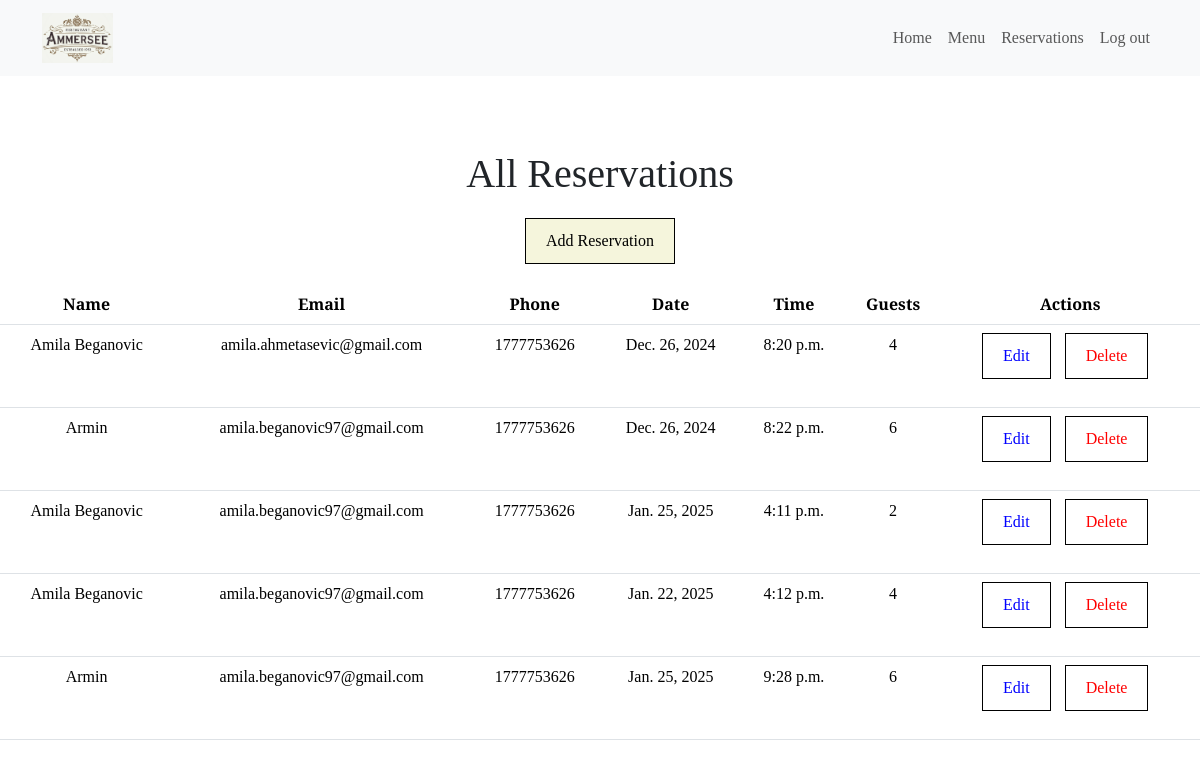
Page /restaurant/admin/reservations/ (signed in) on the earlier database version.
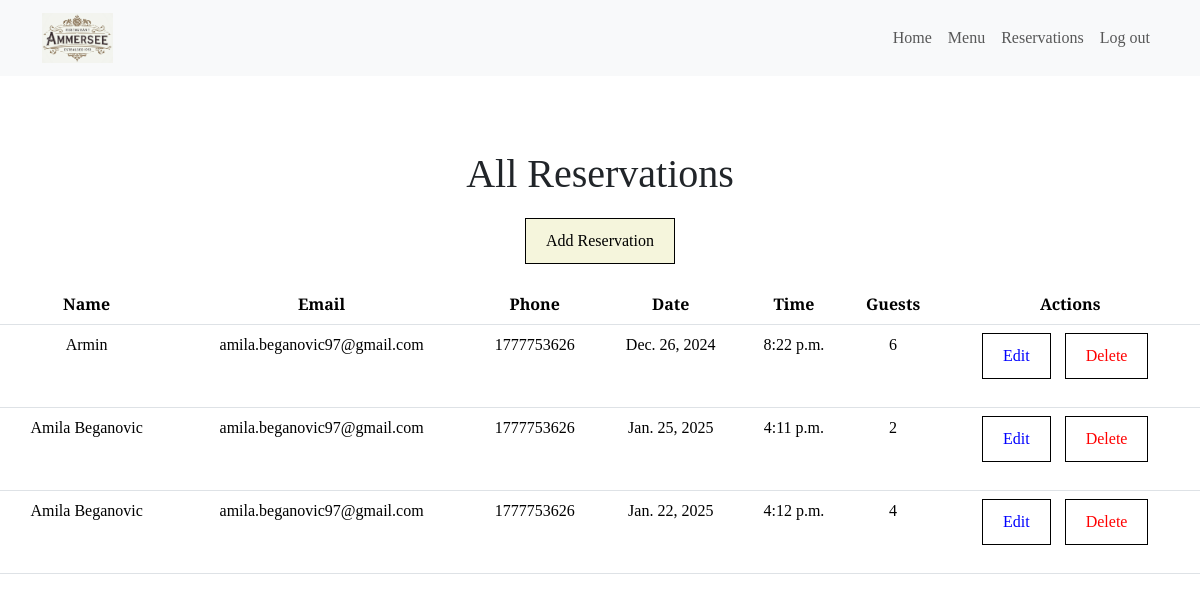
Same page on the later database version.
### restaurant/models.py (models this page shows, shortened)
class Reservation(models.Model):
    time = models.TimeField(blank=False, null=False)
    num_people = models.IntegerField(
        validators=[MinValueValidator(1)]  # Ensure the number of people is at least 1
    )
    name = models.CharField(max_length=200)
    email = models.EmailField(validators=[EmailValidator()], blank=True, null=True)  # Allow blank email
    phone = models.CharField(
        max_length=20, validators=[RegexValidator(r"^\+?\d{9,15}$")]  # Validate phone number format
    )
    date = models.DateField(validators=[validate_future_date])  # Use the custom validator
    user = models.ForeignKey(
        settings.AUTH_USER_MODEL, on_delete=models.CASCADE, null=True, blank=True  # Link to the User model
    )

### restaurant/views.py (the view)
# urls.py: path("admin/reservations/", views.admin_reservations, name="admin_reservations"),
@login_required
@user_passes_test(lambda u: u.is_superuser)
def admin_reservations(request):
    reservations = Reservation.objects.all()
    context = {"reservations": reservations}
    return render(request, "reservations/admin_reservations.html", context)

### restaurant/templates/reservations/admin_reservations.html (shortened to what this page needs)
{% extends 'base.html' %}
{% block content %}
{% load static %}
<div class="reservations-container">
  <h1>All Reservations</h1>
  {% if user.is_superuser %}
  <a href="{% url 'restaurant:add_reservation' %}">Add Reservation</a> <br>
  {% endif %}
  <table class="table">
    <thead>
      <tr>
        <th scope="col">Name</th>
        <th scope="col">Email</th>
        <th scope="col">Phone</th>
        <th scope="col">Date</th>
        <th scope="col">Time</th>
        <th scope="col">Guests</th>
        {% if user.is_superuser %}
        <th scope="col">Actions</th>
        {% endif %}
      </tr>
    </thead>
    <tbody>
      {% for reservation in reservations %}
      <tr>
        <td>{{ reservation.name }}</td>
        <td>{{ reservation.email }}</td>
        <td>{{ reservation.phone }}</td>
        <td>{{ reservation.date }}</td>
        <td>{{ reservation.time }}</td>
        <td>{{ reservation.num_people }}</td>
        {% if user.is_superuser %}
        <td>
          <a href="{% url 'restaurant:admin_edit_reservation' reservation.pk %}">Edit</a>
          <a href="{% url 'restaurant:admin_delete_reservation' reservation.pk %}">Delete</a>
        </td>
        {% endif %}
      </tr>
      {% endfor %}
    </tbody>
  </table>
</div>
{% endblock %}

Differences in the rows shown:
removed Reservation: name "Amila Beganovic", email "amila.ahmetasevic@gmail.com", phone "1777753626", date "Dec. 26, 2024", time "8:20 p.m.", num_people "4"
removed Reservation: name "Armin", email "amila.beganovic97@gmail.com", phone "1777753626", date "Jan. 25, 2025", time "9:28 p.m.", num_people "6"
